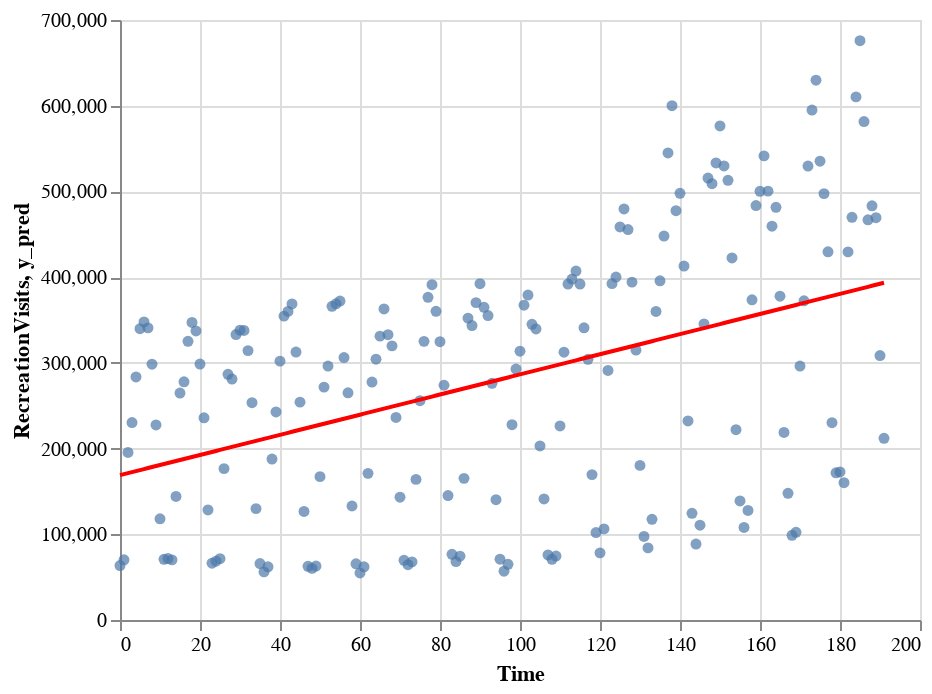

The notebook cell this image was saved under:
### Markdown cell above
**Linear Regression Plot**

### Code cell
pred_scatter = alt.Chart(npDF).mark_circle().encode(
    x='Time:Q',
    y= 'RecreationVisits:Q',

)

pred_line = alt.Chart(npDF).mark_line(color = 'red').encode(
    x='Time:Q',
    y= 'y_pred:Q',
)


pred_scatter + pred_line

### Figure 1 — Vega-Lite specification as saved in the notebook (floating-point values rounded to 4 significant figures; data arrays with more than 128 entries replaced by an {"elided": "..."} marker saying what was removed)
{"config": {"view": {"continuousWidth": 400, "continuousHeight": 300}}, "layer": [{"mark": "circle", "encoding": {"x": {"type": "quantitative", "field": "Time"}, "y": {"type": "quantitative", "field": "RecreationVisits"}}}, {"mark": {"type": "line", "color": "red"}, "encoding": {"x": {"type": "quantitative", "field": "Time"}, "y": {"type": "quantitative", "field": "y_pred"}}}], "data": {"name": "data-23624d8f378037bb609f346232d4a0f4"}, "$schema": "https://vega.github.io/schema/vega-lite/v4.8.1.json", "datasets": {"data-23624d8f378037bb609f346232d4a0f4": {"elided": "192 records"}}}
